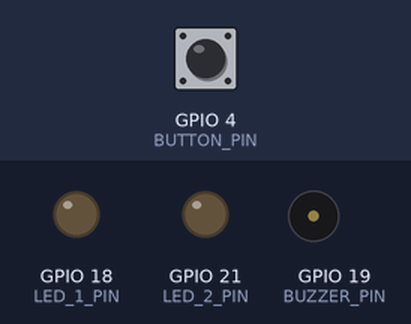
Simulated run of this sketch. Board: ESP32. Shown: output pins drawn as LEDs (lit = HIGH), buzzer (waves = sounding). The inputs (shaded band) are chosen by the test bench; at power-on: GPIO 4 (BUTTON_PIN) HIGH. What the sketch prints to the serial monitor is not drawn.

Above: at 1.2 s.
1.3 s: GPIO 4 (BUTTON_PIN) pulled LOW for 0.15 s
At 1.53 s:
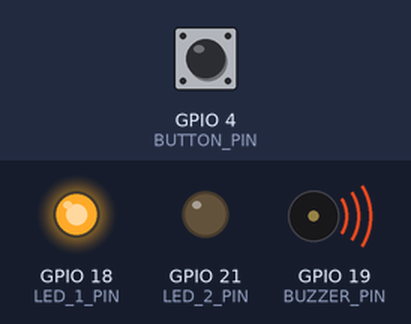
4.3 s: GPIO 4 (BUTTON_PIN) pulled LOW for 1 s
At 4.3 s:
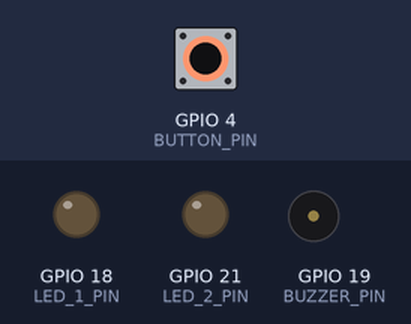
6.8 s: GPIO 4 (BUTTON_PIN) pulled LOW for 3.2 s
At 14.4 s:
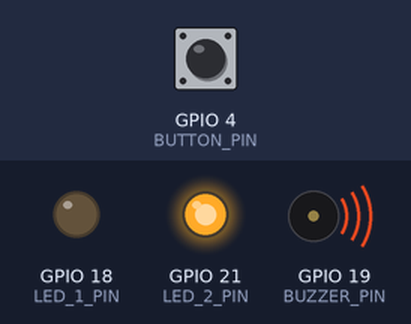
Timing chart, 0 to 17.5 s (numbered marks = the images above; inputs shaded):
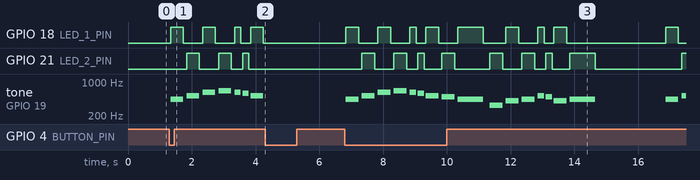

The sketch:

esp32_halloween_lights.ino
```cpp
// "Haunted Breadboard" - an original minor-key Halloween jingle.
// Classic ESP32-WROOM; LED 1 = GPIO18, LED 2 = GPIO21, passive PIEZO = GPIO19.
// Each LED needs its own 330-ohm series resistor. See README.md for buzzer wiring.
// Starts OFF. Momentary button between GPIO4 and GND toggles playback.
// Serial Monitor at 115200: 's' stops sound/lights; 'p' restarts the song.
#include <Arduino.h>

const uint8_t LED_1_PIN = 18;
const uint8_t LED_2_PIN = 21;
const uint8_t BUZZER_PIN = 19;
const uint8_t BUTTON_PIN = 4;
const uint32_t DEBOUNCE_MS = 35;
const uint16_t BPM = 120;
const uint32_t EIGHTH_NOTE_MS = 60000UL / BPM / 2;

struct Note {
  uint16_t frequency;  // Hz; 0 is a rest.
  uint8_t eighths;     // 1 = eighth note, 2 = quarter, 4 = half.
};

// A minor with a chromatic "creepy" turn. Ends with a two-second silent rest.
const Note SONG[] = {
  {440, 2}, {523, 2}, {622, 2}, {659, 2},
  {622, 1}, {587, 1}, {523, 2}, {494, 2},
  {440, 4}, {330, 2}, {415, 2}, {440, 2},
  {523, 1}, {494, 1}, {415, 2}, {440, 4},
  {0, 8},
};
const size_t NOTE_COUNT = sizeof(SONG) / sizeof(SONG[0]);

size_t noteIndex = 0;
uint32_t noteStartedAt = 0;
bool playing = false;
bool noteStarted = false;
bool silenced = true;
bool nextIsLed1 = true;
int lastButtonReading = HIGH;
int stableButtonState = HIGH;
uint32_t buttonChangedAt = 0;

void silence() {
  noTone(BUZZER_PIN);
  digitalWrite(LED_1_PIN, LOW);
  digitalWrite(LED_2_PIN, LOW);
  silenced = true;
}

void setPlaying(bool enabled) {
  silence();
  playing = enabled;
  noteIndex = 0;
  nextIsLed1 = true;
  noteStarted = false;
}

void pollButton(uint32_t now) {
  const int reading = digitalRead(BUTTON_PIN);
  if (reading != lastButtonReading) {
    lastButtonReading = reading;
    buttonChangedAt = now;
  }
  if (now - buttonChangedAt >= DEBOUNCE_MS && reading != stableButtonState) {
    stableButtonState = reading;
    // One toggle on a debounced press; holding or releasing does not toggle.
    if (stableButtonState == LOW) setPlaying(!playing);
  }
}

void startNote(uint32_t now) {
  const Note& note = SONG[noteIndex];
  silence();
  if (note.frequency != 0) {
    // Both sound and light begin on the same scheduled note boundary.
    digitalWrite(nextIsLed1 ? LED_1_PIN : LED_2_PIN, HIGH);
    nextIsLed1 = !nextIsLed1;
    tone(BUZZER_PIN, note.frequency);
    silenced = false;
  }
  noteStartedAt = now;
  noteStarted = true;
}

void setup() {
  pinMode(LED_1_PIN, OUTPUT);
  pinMode(LED_2_PIN, OUTPUT);
  pinMode(BUZZER_PIN, OUTPUT);
  pinMode(BUTTON_PIN, INPUT_PULLUP);
  // A button held during boot must be released before it can start playback.
  lastButtonReading = stableButtonState = digitalRead(BUTTON_PIN);
  buttonChangedAt = millis();
  digitalWrite(BUZZER_PIN, LOW);
  silence();
  Serial.begin(115200);
  Serial.println("Haunted Breadboard OFF: button=toggle, p=play, s=stop");
}

void loop() {
  const uint32_t now = millis();
  pollButton(now);
  while (Serial.available() > 0) {
    const char command = Serial.read();
    if (command == 's' || command == 'S') {
      setPlaying(false);
    } else if (command == 'p' || command == 'P') {
      setPlaying(true);
    }
  }
  if (!playing) {
    delay(1);
    return;
  }

  if (!noteStarted) startNote(now);
  const uint32_t duration = EIGHTH_NOTE_MS * SONG[noteIndex].eighths;
  const uint32_t elapsed = now - noteStartedAt;  // Safe across millis() wraparound.
  // Articulate every note: sound/light on for 80%, silence for 20%.
  if (!silenced && elapsed >= duration * 4 / 5) silence();
  if (elapsed >= duration) {
    silence();
    noteIndex = (noteIndex + 1) % NOTE_COUNT;
    noteStarted = false;
  }
  delay(1);
}
```

Measured:
- after the input at 1.3 s, GPIO 18 (LED_1_PIN): LOW → HIGH at once, → LOW 0.40 s later, → HIGH 0.60 s later, → LOW 0.40 s later, … (8 changes in this stretch); GPIO 21 (LED_2_PIN): goes HIGH 0.40 s, LOW 0.60 s, HIGH 0.40 s, LOW 0.35 s, HIGH 0.20 s, then LOW, starting after 0.54 s
- after the input at 4.3 s, GPIO 18 (LED_1_PIN): stays LOW (without the input it goes to HIGH after 0.55 s); GPIO 21 (LED_2_PIN): stops changing and stays LOW; tone on GPIO 19 (BUZZER_PIN): stops changing and stays silent
- after the input at 6.8 s, GPIO 18 (LED_1_PIN): LOW → HIGH at once, → LOW 0.40 s later, → HIGH 0.60 s later, → LOW 0.40 s later, … (18 changes in this stretch); GPIO 21 (LED_2_PIN): LOW → HIGH after 0.54 s, → LOW 0.40 s later, → HIGH 0.60 s later, → LOW 0.40 s later, … (17 changes in this stretch)
